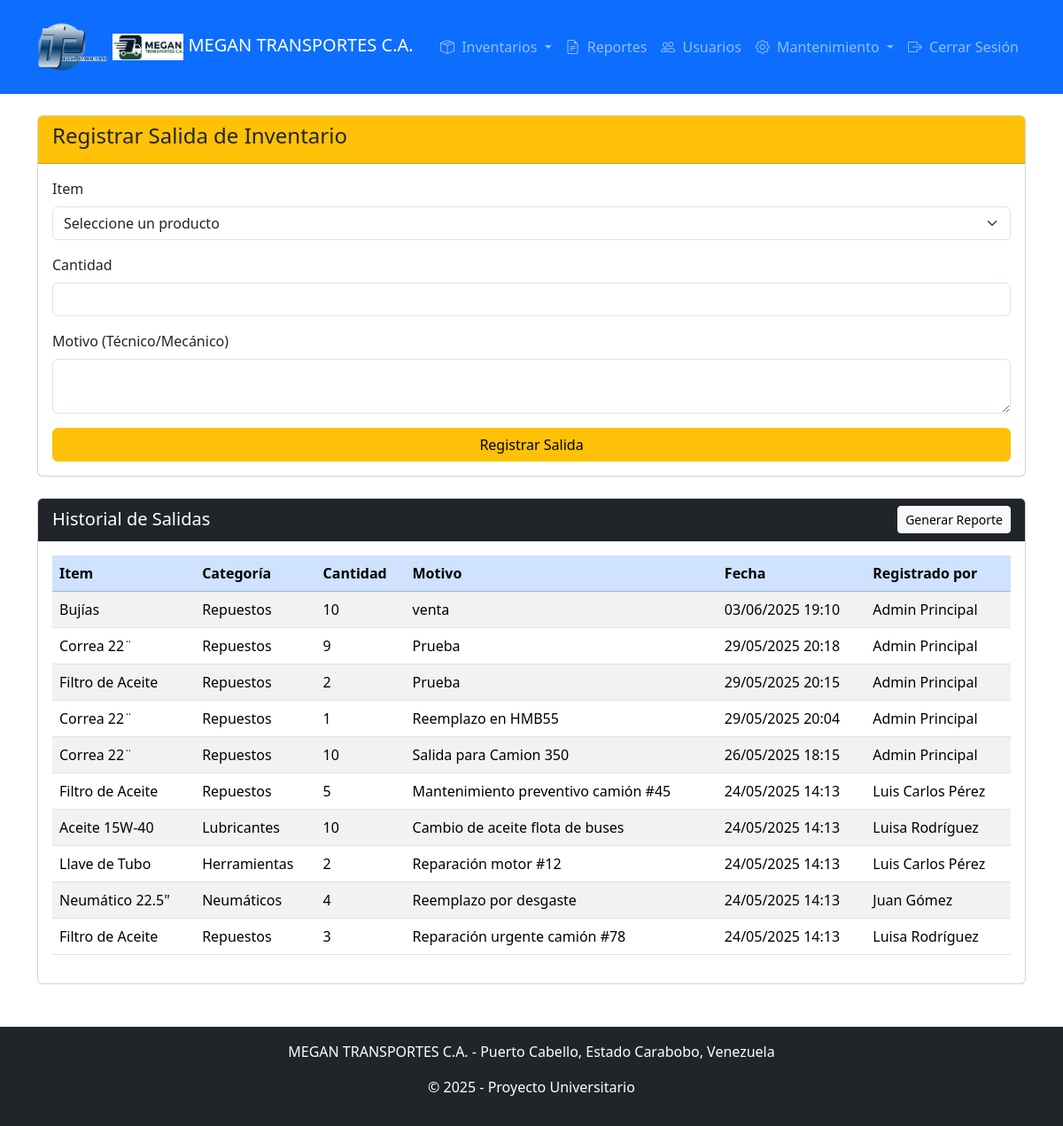
Page /inventario/salidas.php (signed in) on the committed database.
### tables this page shows
CREATE TABLE `salidas_inventario` (
  `id` int(11) NOT NULL AUTO_INCREMENT,
  `id_item` int(11) NOT NULL,
  `id_usuario` int(11) NOT NULL,
  `cantidad` int(11) NOT NULL,
  `motivo` text NOT NULL,
  `fecha_salida` timestamp NULL DEFAULT current_timestamp(),
  PRIMARY KEY (`id`),
  KEY `id_item` (`id_item`),
  KEY `id_usuario` (`id_usuario`),
  CONSTRAINT `salidas_inventario_ibfk_1` FOREIGN KEY (`id_item`) REFERENCES `inventario` (`id`),
  CONSTRAINT `salidas_inventario_ibfk_2` FOREIGN KEY (`id_usuario`) REFERENCES `usuarios` (`id`)
);

CREATE TABLE `inventario` (
  `id` int(11) NOT NULL AUTO_INCREMENT,
  `nombre` varchar(100) NOT NULL,
  `categoria_id` int(11) DEFAULT NULL,
  `cantidad` int(11) NOT NULL,
  `descripcion` text DEFAULT NULL,
  `fecha_ingreso` timestamp NULL DEFAULT current_timestamp(),
  PRIMARY KEY (`id`)
);

CREATE TABLE `categorias` (
  `id` int(11) NOT NULL AUTO_INCREMENT,
  `nombre` varchar(100) NOT NULL,
  `fecha_creacion` timestamp NULL DEFAULT current_timestamp(),
  PRIMARY KEY (`id`),
  UNIQUE KEY `nombre` (`nombre`)
);

CREATE TABLE `usuarios` (
  `id` int(11) NOT NULL AUTO_INCREMENT,
  `nombre` varchar(100) NOT NULL,
  `email` varchar(100) NOT NULL,
  `password` varchar(255) NOT NULL,
  `rol` enum('admin','tecnico','mecanico') NOT NULL,
  `pregunta_seguridad` varchar(255) NOT NULL,
  `respuesta_seguridad` varchar(255) NOT NULL,
  `fecha_registro` timestamp NULL DEFAULT current_timestamp(),
  PRIMARY KEY (`id`),
  UNIQUE KEY `email` (`email`)
);

### inventario/salidas.php (the view, shortened to what this page needs)
<?php
include '../includes/db.php';
include '../includes/header.php';
?>
<div class="row">
    <div class="col-md-12">
        <div class="card">
            <div class="card-header bg-warning text-dark">
                <h4>Registrar Salida de Inventario</h4>
            </div>
            <div class="card-body">
                <form method="POST">
                    <div class="mb-3">
                        <label class="form-label">Item</label>
                        <select name="id_item" class="form-select" required>
                            <option value="">Seleccione un producto</option>
                        </select>
                    </div>
                    <div class="mb-3">
                        <label class="form-label">Cantidad</label>
                        <input type="number" name="cantidad" class="form-control"
                               value="<?php echo isset($cantidad) ? htmlspecialchars($cantidad) : ''; ?>"
                               min="1" required>
                    </div>
                    <div class="mb-3">
                        <label class="form-label">Motivo (Técnico/Mecánico)</label>
                        <textarea name="motivo" class="form-control" required><?php echo isset($motivo) ? htmlspecialchars($motivo) : ''; ?></textarea>
                    </div>
                    <button type="submit" class="btn btn-warning w-100">
                        <i class="fas fa-box-open"></i> Registrar Salida
                    </button>
                </form>
            </div>
        </div>
        <div class="card mt-4">
            <div class="card-header bg-dark text-white">
                <div class="d-flex justify-content-between align-items-center">
                    <h5 class="mb-0">Historial de Salidas</h5>
                    <a href="/megantransportes/reportes/generar.php?tipo_reporte=salidas" class="btn btn-sm btn-light">
                        <i class="fas fa-file-pdf"></i> Generar Reporte
                    </a>
                </div>
            </div>
            <div class="card-body">
                <div class="table-responsive">
                    <table class="table table-striped table-hover">
                        <thead>
                            <tr class="table-primary">
                                <th>Item</th>
                                <th>Categoría</th>
                                <th>Cantidad</th>
                                <th>Motivo</th>
                                <th>Fecha</th>
                                <th>Registrado por</th>
                            </tr>
                        </thead>
                        <tbody>
                            <?php
                            $sql = "SELECT i.nombre as item, c.nombre as categoria, s.cantidad, s.motivo,
                                    s.fecha_salida, u.nombre as usuario
                                    FROM salidas_inventario s
                                    JOIN inventario i ON s.id_item = i.id
                                    LEFT JOIN categorias c ON i.categoria_id = c.id
                                    JOIN usuarios u ON s.id_usuario = u.id
                                    ORDER BY s.fecha_salida DESC
                                    LIMIT 50";
                            $result = $conn->query($sql);
                            if ($result && $result->num_rows > 0) {
                                while ($row = $result->fetch_assoc()) {
                                    echo "<tr>
                                            <td>".htmlspecialchars($row['item'])."</td>
                                            <td>".htmlspecialchars($row['categoria'])."</td>
                                            <td>".$row['cantidad']."</td>
                                            <td>".htmlspecialchars($row['motivo'])."</td>
                                            <td>".date('d/m/Y H:i', strtotime($row['fecha_salida']))."</td>
                                            <td>".htmlspecialchars($row['usuario'])."</td>
                                          </tr>";
                                }
                            } else {
                                echo "<tr><td colspan='6' class='text-center'>No hay registros de salidas</td></tr>";
                            }
                            ?>
                        </tbody>
                    </table>
                </div>
            </div>
        </div>
    </div>
</div>
<?php include '../includes/footer.php'; ?>

### rows in the picture
salidas_inventario: id_item.nombre "Bujías", categorias.nombre "Repuestos", cantidad "10", motivo "venta", fecha_salida "03/06/2025 19:10", id_usuario.nombre "Admin Principal"
salidas_inventario: id_item.nombre "Correa 22¨", categorias.nombre "Repuestos", cantidad "9", motivo "Prueba", fecha_salida "29/05/2025 20:18", id_usuario.nombre "Admin Principal"
salidas_inventario: id_item.nombre "Filtro de Aceite", categorias.nombre "Repuestos", cantidad "2", motivo "Prueba", fecha_salida "29/05/2025 20:15", id_usuario.nombre "Admin Principal"
salidas_inventario: id_item.nombre "Correa 22¨", categorias.nombre "Repuestos", cantidad "1", motivo "Reemplazo en HMB55", fecha_salida "29/05/2025 20:04", id_usuario.nombre "Admin Principal"
salidas_inventario: id_item.nombre "Correa 22¨", categorias.nombre "Repuestos", cantidad "10", motivo "Salida para Camion 350", fecha_salida "26/05/2025 18:15", id_usuario.nombre "Admin Principal"
salidas_inventario: id_item.nombre "Filtro de Aceite", categorias.nombre "Repuestos", cantidad "5", motivo "Mantenimiento preventivo camión #45", fecha_salida "24/05/2025 14:13", id_usuario.nombre "Luis Carlos Pérez"
salidas_inventario: id_item.nombre "Aceite 15W-40", categorias.nombre "Lubricantes", cantidad "10", motivo "Cambio de aceite flota de buses", fecha_salida "24/05/2025 14:13", id_usuario.nombre "Luisa Rodríguez"
salidas_inventario: id_item.nombre "Llave de Tubo", categorias.nombre "Herramientas", cantidad "2", motivo "Reparación motor #12", fecha_salida "24/05/2025 14:13", id_usuario.nombre "Luis Carlos Pérez"
salidas_inventario: id_item.nombre "Neumático 22.5\"", categorias.nombre "Neumáticos", cantidad "4", motivo "Reemplazo por desgaste", fecha_salida "24/05/2025 14:13", id_usuario.nombre "Juan Gómez"
salidas_inventario: id_item.nombre "Filtro de Aceite", categorias.nombre "Repuestos", cantidad "3", motivo "Reparación urgente camión #78", fecha_salida "24/05/2025 14:13", id_usuario.nombre "Luisa Rodríguez"
